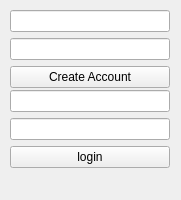
<?xml version="1.0" encoding="UTF-8"?>
<ui version="4.0">
 <class>Form</class>
 <widget class="QWidget" name="Form">
  <property name="geometry">
   <rect>
    <x>0</x>
    <y>0</y>
    <width>181</width>
    <height>200</height>
   </rect>
  </property>
  <property name="windowTitle">
   <string>Form</string>
  </property>
  <widget class="QWidget" name="verticalLayoutWidget">
   <property name="geometry">
    <rect>
     <x>10</x>
     <y>10</y>
     <width>160</width>
     <height>80</height>
    </rect>
   </property>
   <layout class="QVBoxLayout" name="verticalLayout">
    <item>
     <widget class="QLineEdit" name="Username">
      <property name="text">
       <string/>
      </property>
     </widget>
    </item>
    <item>
     <widget class="QLineEdit" name="Password">
      <property name="text">
       <string/>
      </property>
     </widget>
    </item>
    <item>
     <widget class="QPushButton" name="Button">
      <property name="text">
       <string>Create Account</string>
      </property>
     </widget>
    </item>
   </layout>
  </widget>
  <widget class="QWidget" name="verticalLayoutWidget_2">
   <property name="geometry">
    <rect>
     <x>10</x>
     <y>90</y>
     <width>160</width>
     <height>80</height>
    </rect>
   </property>
   <layout class="QVBoxLayout" name="verticalLayout_2">
    <item>
     <widget class="QLineEdit" name="Username_2">
      <property name="text">
       <string/>
      </property>
     </widget>
    </item>
    <item>
     <widget class="QLineEdit" name="Password_2">
      <property name="text">
       <string/>
      </property>
     </widget>
    </item>
    <item>
     <widget class="QPushButton" name="Button_2">
      <property name="text">
       <string>login</string>
      </property>
     </widget>
    </item>
   </layout>
  </widget>
 </widget>
 <resources/>
 <connections/>
</ui>
